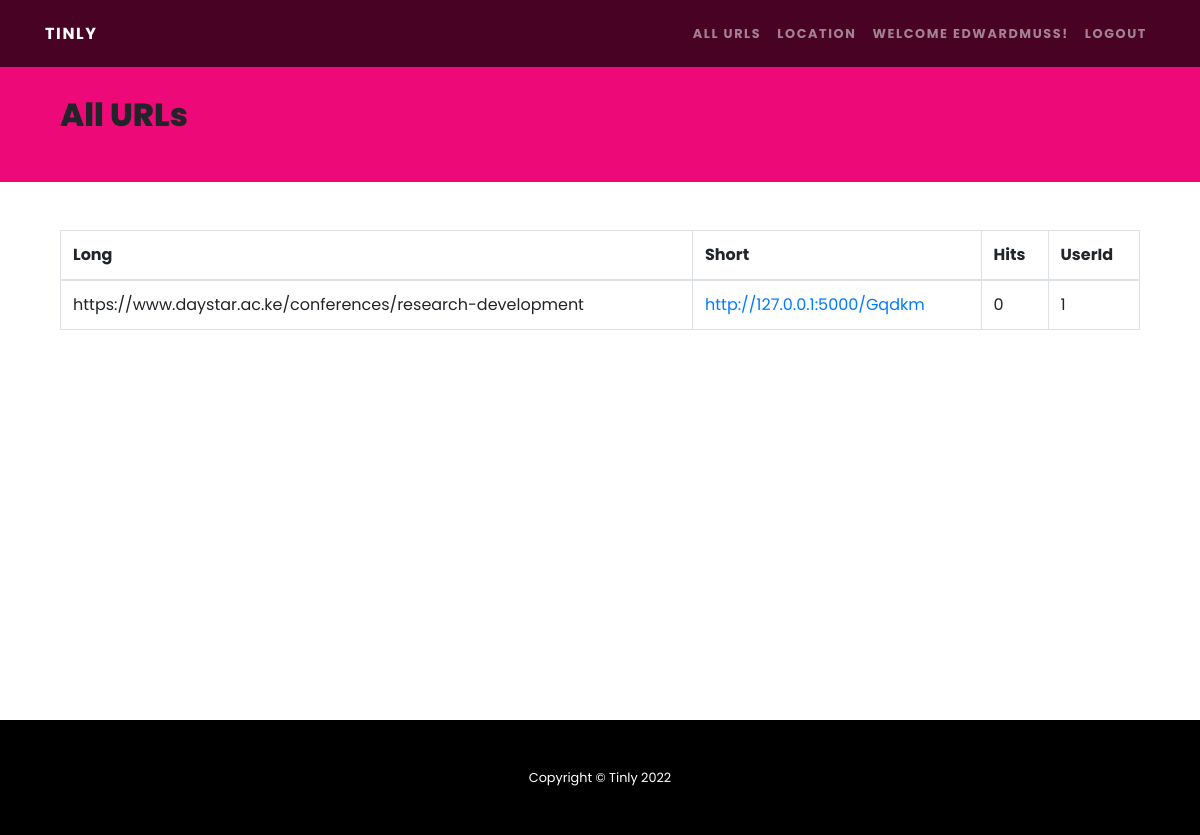
The app's page /all-urls (signed in) with its own data.
### models/base_model.py (models this page shows, shortened)
class User(db.Model, UserMixin):
    id = db.Column(db.Integer, primary_key=True)
    username = db.Column(db.String(20), nullable=False, unique=True)
    email = db.Column(db.String(120), unique=True, nullable=False)
    image_file = db.Column(db.String(20), nullable=False, default='default.jpg')
    password = db.Column(db.String(80), nullable=False)
    created_at = db.Column(DateTime, default=datetime.datetime.now)
    updated_at = db.Column(DateTime, default=datetime.datetime.now, onupdate=datetime.datetime.now)

class Urls(db.Model):
    id_ = db.Column("id_", db.Integer, primary_key=True)
    user_id = db.Column("user_id", db.Integer, db.ForeignKey('user.id'), nullable=True, default=0)
    long = db.Column("long", db.String())
    short = db.Column("short", db.String(10), nullable=False, unique=True)
    hits = db.Column("hits", db.Integer, nullable=False, default=0)
    created_at = db.Column(DateTime, default=datetime.datetime.now)
    updated_at = db.Column(DateTime, default=datetime.datetime.now, onupdate=datetime.datetime.now)

### core/routes/web.py (the view)
@app.route('/all-urls')
@login_required
def display_all():
    return render_template('all-urls.html', vals=Urls.query.filter_by(user_id = current_user.id).all(), base_url=base_url)

### core/auth.py (called while the page is built)
@login_manager.user_loader
def load_user(user_id):
    return User.query.get(int(user_id))

### core/templates/all-urls.html (shortened to what this page needs)
{% extends "base.html" %}
{% block content %}
    <div class="row bg-primary pt-5">
        <div class="container">
            <div class="col-md-12 mt-5 mb-5">
                <h2 class="">All URLs</h2>
            </div>
        </div>
    </div>
        <div class="row">
        <div class="container">
            <div class="col-md-12 mt-5">
                <table class="table table-stripped table-bordered">
                    <thead class="">
                        <th>Long</th>
                        <th>Short</th>
                        <th>Hits</th>
                        <th>UserId</th>
                    </thead>
                    <tbody>
                        {% for row in vals %}
                        <tr>
                            <td>{{row.long}}</td>
                            <td><a href="{{base_url + '/' + row.short}}">{{base_url + '/' + row.short}}</a></a></td>
                            <td>{{row.hits}}</td>
                            <td>{{row.user_id}}</td>
                        </tr>
                        {% endfor %}
                    </tbody>
                </table>
            </div>
        </div>
    </div>
{% endblock %}

### core/templates/base.html (shortened to what this page needs)
<!DOCTYPE html>
<html lang="en">
<head>
    <link rel="stylesheet" href="https://stackpath.bootstrapcdn.com/bootstrap/4.5.2/css/bootstrap.min.css">
    <link href='https://cdnjs.cloudflare.com/ajax/libs/font-awesome/4.0.3/css/font-awesome.css' rel='stylesheet'>
	<link href="{{ url_for('static',filename='css/style.css') }}" rel="stylesheet">
</head>
<body oncontextmenu='return true' class='snippet-body'>
    <div class="main">
        <nav class="navbar navbar-expand-lg navbar-dark navbar-custom fixed-top">
            <div class="container">
                <a class="navbar-brand" href=".">Tinly</a>
                <div class="collapse navbar-collapse" id="navbarResponsive">
                    <ul class="navbar-nav ml-auto">
                        {% if current_user.is_authenticated %}
                            <li class="nav-item">
                                <a class="nav-link" href="all-urls">All Urls</a>
                            </li>
                            <li class="nav-item">
                                <a class="nav-link" href="user-location">Location</a>
                            </li>
                            <li class="nav-item">
                                <a class="nav-link" href="{{ url_for('dashboard') }}">Welcome {{ current_user.username }}!</a>
                            </li>
                            <li class="nav-item">
                                <a class="nav-link" href="{{ url_for('logout') }}">Logout</a>
                            </li>
                        {% endif %}
                    </ul>
                </div>
            </div>
        </nav>
        {% block content%}
        {% endblock %}
    </div>
  <footer class="py-5 bg-black">
    <div class="container">
        <p class="m-0 text-center text-white small">Copyright &copy; Tinly {{ moment().format('YYYY') }}</p>
    </div>
</footer>
</body>
</html>

### static/css/style.css (style rules this page uses)
body { font-family: "Poppins"; margin: 0px; padding: 0px; position: absolute; width: 100%; height: 100vh; }
.main { display: flex; flex-direction: column; min-height: 90%; }
h1, h2, h3, h4, h5, h6 { font-family: "Poppins"; font-weight: 800 !important }
.bg-black { background-color: #000 !important }
.navbar-custom { padding-top: 1rem; padding-bottom: 1rem; background-color: rgba(0, 0, 0, .7) }
.navbar-custom .navbar-brand { text-transform: uppercase; font-size: 1rem; letter-spacing: .1rem; font-weight: 700 }
.navbar-custom .navbar-nav .nav-item .nav-link { text-transform: uppercase; font-size: .8rem; font-weight: 700; letter-spacing: .1rem }
.bg-primary { background-color: #ee0979 !important }
footer { left: 0; bottom: 0; width: 100%; background-color: red; color: white; text-align: center; flex: 0 0 auto; }

### records on screen
User: username "EDWARDMUSS"
Urls: long "https://www.daystar.ac.ke/conferences/research-development", short "http://127.0.0.1:5000/Gqdkm", hits "0", user_id "1"

### other values on screen
{{ moment().format('YYYY') }} "2022"
